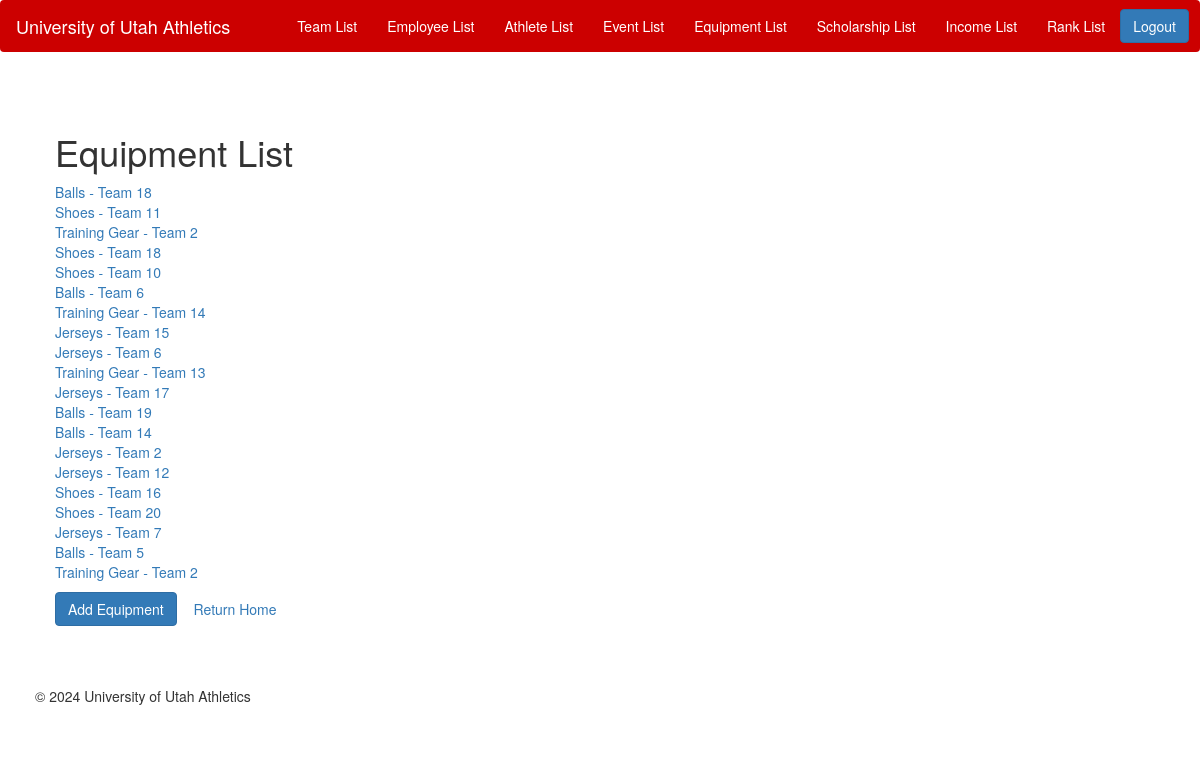
The app's page /athletics/equipment/list/ with its own data.
### athletics/models.py (models this page shows)
class Equipment(models.Model):
    equipment_id=models.AutoField(primary_key=True)
    team = models.ForeignKey(Team, on_delete=models.CASCADE)
    type=models.CharField(max_length=255) #should this be a multiple choice?
    notes = models.TextField(default = "",blank= True)
    upfront_cost = models.IntegerField()
    annual_cost=models.IntegerField(default=0)
    date_purchased=models.DateField()

class Team(models.Model):
    team_id = models.AutoField(primary_key=True)
    team_name = models.CharField(max_length=100)
    type = models.CharField(max_length=50)
    email = models.CharField(max_length=50)
    established_date = models.DateField()
    employees = models.ManyToManyField('Employee', related_name='teams_associated', blank=True)
    def __str__(self):
        return self.team_name

### athletics/views.py (the view)
# urls.py: path('equipment/list/', views.EquipmentList.as_view(), name='equipment-list'),
class EquipmentList(ListView):
    model = Equipment
    template_name = 'equipment_list.html'
    context_object_name = 'equipment'

### athletics/templates/equipment_list.html (shortened to what this page needs)
{% extends 'base.html' %}
{% block content %}
<div class="container">
    <div class="row">
        <div class="col-md-6 offset-md-3">
            <h1 class="mt-4">Equipment List</h1>
            <ul class="list-unstyled">
                {% for equipment in equipment %}
                    <li><a href="{% url 'equipment-details' equipment.pk %}">{{ equipment.type }} -  {{equipment.team}}</a></li>
                {% endfor %}
            </ul>
            <a href="/athletics/equipment/add/" class="btn btn-primary">Add Equipment</a>
            <a href="/athletics/home/" class="btn btn-secondary">Return Home</a>
        </div>
    </div>
</div>
{% endblock %}

### athletics/static/css/styles.css (style rules this page uses)
body { background-color: #FFFFFF; }
.container { padding: 20px; }

### records on screen
Equipment: type "Balls", team "Team 18"
Equipment: type "Shoes", team "Team 11"
Equipment: type "Training Gear", team "Team 2"
Equipment: type "Shoes", team "Team 18"
Equipment: type "Shoes", team "Team 10"
Equipment: type "Balls", team "Team 6"
Equipment: type "Training Gear", team "Team 14"
Equipment: type "Jerseys", team "Team 15"
Equipment: type "Jerseys", team "Team 6"
Equipment: type "Training Gear", team "Team 13"
Equipment: type "Jerseys", team "Team 17"
Equipment: type "Balls", team "Team 19"
Equipment: type "Balls", team "Team 14"
Equipment: type "Jerseys", team "Team 2"
Equipment: type "Jerseys", team "Team 12"
Equipment: type "Shoes", team "Team 16"
Equipment: type "Shoes", team "Team 20"
Equipment: type "Jerseys", team "Team 7"
Equipment: type "Balls", team "Team 5"
Equipment: type "Training Gear", team "Team 2"
